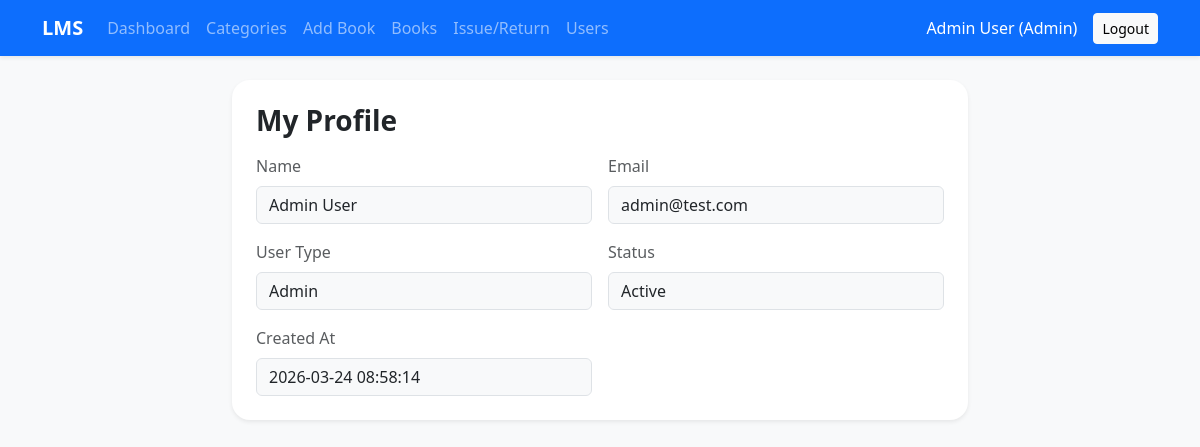
The app's page /profile.php (signed in) with its own data.
### tables this page shows
CREATE TABLE users (
    id INT AUTO_INCREMENT PRIMARY KEY,
    name VARCHAR(100) NOT NULL,
    email VARCHAR(100) NOT NULL UNIQUE,
    password VARCHAR(255) NOT NULL,
    user_type ENUM('Admin','Student','Teacher') NOT NULL,
    status ENUM('Active','Inactive') DEFAULT 'Active',
    created_at TIMESTAMP DEFAULT CURRENT_TIMESTAMP
);

### profile.php (the view, shortened to what this page needs)
<?php
require 'db_config.php';
$user_id = $_SESSION['user_id'];
$stmt = $conn->prepare("SELECT id, name, email, user_type, status, created_at FROM users WHERE id = ?");
$stmt->bind_param('i', $user_id);
$stmt->execute();
$user = $stmt->get_result()->fetch_assoc();
include 'bootstrap_head.php';
include 'navbar.php';
?>
<div class="container py-4"><div class="row justify-content-center"><div class="col-lg-8"><div class="card form-card shadow-sm"><div class="card-body p-4"><h3 class="fw-bold mb-3">My Profile</h3><div class="row g-3"><div class="col-md-6"><label class="form-label text-muted">Name</label><div class="form-control bg-light"><?php echo htmlspecialchars($user['name']); ?></div></div><div class="col-md-6"><label class="form-label text-muted">Email</label><div class="form-control bg-light"><?php echo htmlspecialchars($user['email']); ?></div></div><div class="col-md-6"><label class="form-label text-muted">User Type</label><div class="form-control bg-light"><?php echo htmlspecialchars($user['user_type']); ?></div></div><div class="col-md-6"><label class="form-label text-muted">Status</label><div class="form-control bg-light"><?php echo htmlspecialchars($user['status']); ?></div></div><div class="col-md-6"><label class="form-label text-muted">Created At</label><div class="form-control bg-light"><?php echo htmlspecialchars($user['created_at']); ?></div></div></div></div></div></div></div></div>
<?php include 'footer.php'; ?>

### style.css (style rules this page uses)
body { background: #f4f7fb; }
.form-card, .table-card { border: 0; border-radius: 18px; }

### records on screen
users: name "Admin User", email "admin@test.com", user_type "Admin", status "Active", created_at "2026-03-24 08:58:14"

### other values on screen
$userName "Admin User"
$userType "Admin"
